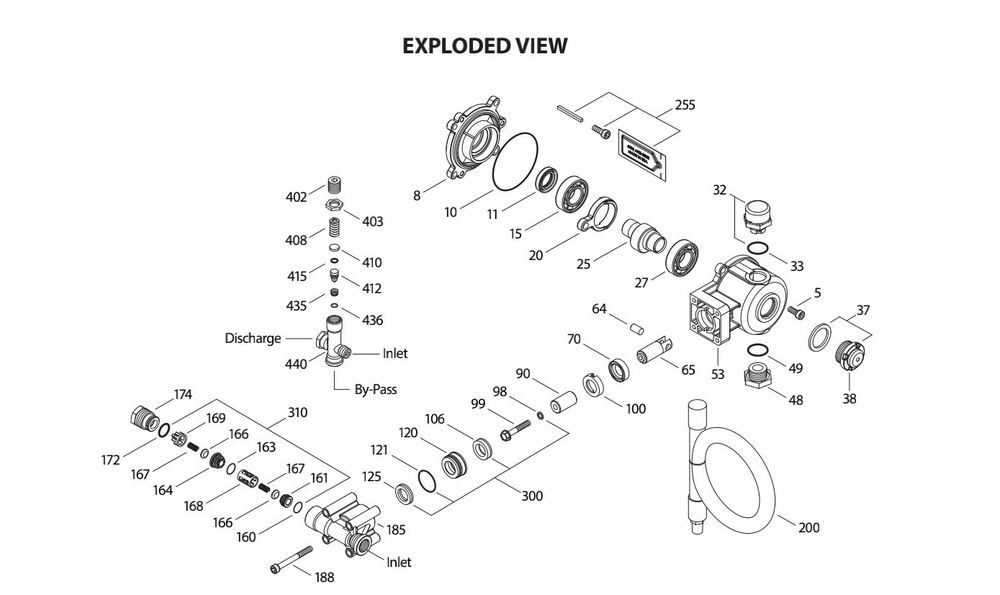
#> input picture 2.jpg, 1000 x 595 px, shrunk from 1389 x 826 before the run
$ jupyter execute --allow-errors Untitled1.ipynb
#> lines starting #> are read from the running program, lines starting #| are printed output that depends on the picture; after the words box and inside, x2 and y2 are one past the last pixel; in counts of white or black regions, pixels touching at a corner belong together
[cell 1]
import cv2
import numpy as np

[cell 2]
image=cv2.imread('2.jpg')
#> image is the input picture: shape (595, 1000, 3); mean B, G, R 247.3, 247.3, 247.4
cv2.imshow('input image',image)
cv2.waitKey(0)

[cell 3]
gray=cv2.cvtColor(image,cv2.COLOR_BGR2GRAY)

[cell 4]
edged=cv2.Canny(gray,30,50)
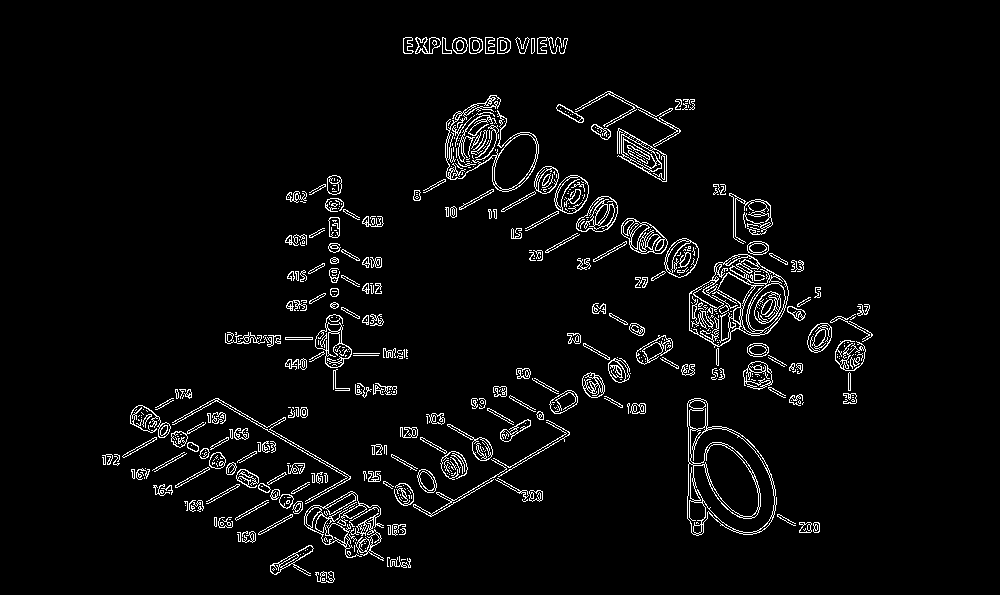
#> edged: shape (595, 1000); 4.1% white in thin lines or dots, all inside (x1, y1, x2, y2) = (102, 37, 873, 583)
cv2.imshow('canny edges',edged)
cv2.waitKey(0)

[cell 5]
#use a copy of your image, e.g. - edged.copy(), since finding contours alter the image
#we have to add _, before the contours as an empty argument due to upgrade of the OpenCV version
contours, hierarchy=cv2.findContours(edged,cv2.RETR_EXTERNAL,cv2.CHAIN_APPROX_NONE)
#> contours = 396 contours, 254 with area under 20; largest, box (x1, y1, x2, y2) and area: (687, 398, 777, 536) 8311, (689, 254, 789, 348) 6234, (445, 95, 539, 192) 2399, (304, 491, 384, 561) 1762, (617, 128, 667, 182) 1239
cv2.imshow('canny edges after contouring', edged)
cv2.waitKey(0)

[cell 6]
print(contours)
#> (printed output is left out)
print('Numbers of contours found=' + str(len(contours)))
